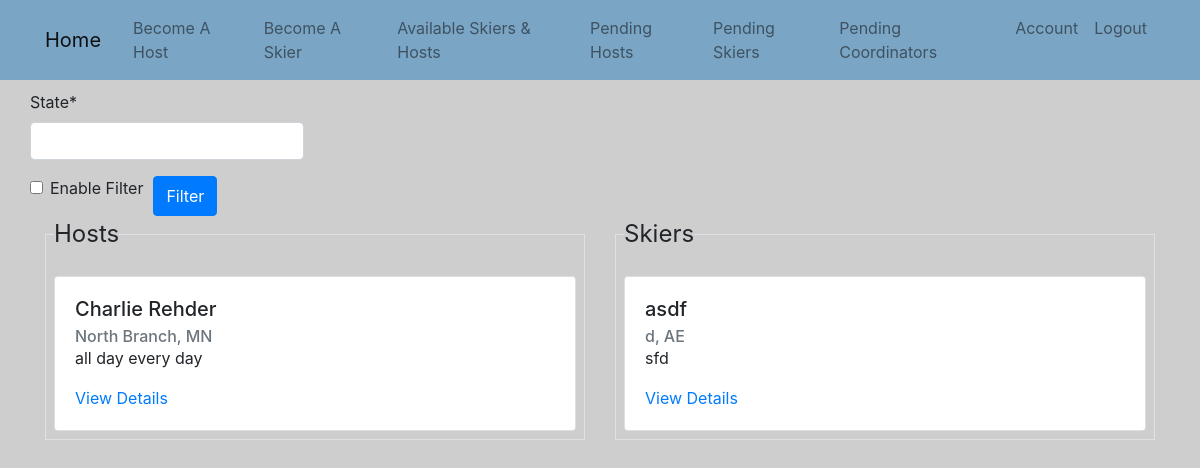
Before: /match/ (signed in) with the older database file.
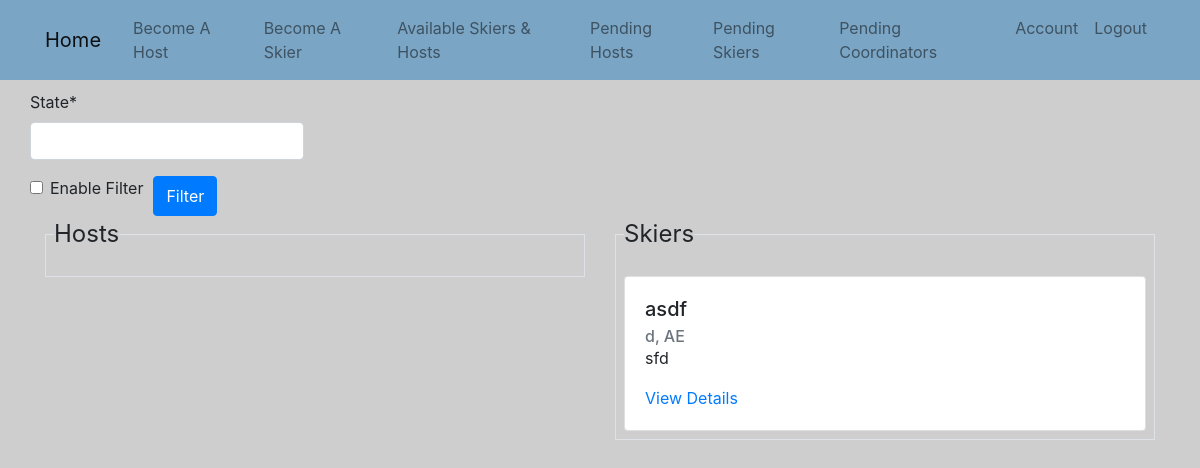
After: the same page with the newer database file.
### host/models.py (models this page shows, shortened)
class Host(models.Model):
    name            = models.CharField(verbose_name="Full Name", max_length=254, null=False)
    email           = models.EmailField(verbose_name="Email", max_length=254, null=False)
    phone_number    = PhoneNumberField(verbose_name="Phone Number", null=False)
    address_1       = models.CharField(verbose_name="Address", max_length=128, null=False)
    address_2       = models.CharField(verbose_name="", max_length=128, blank=True, null=True)
    city            = models.CharField(verbose_name="City", max_length=128, null=False)
    state           = USStateField(verbose_name="State", null=False)
    zip_code        = models.CharField(verbose_name="Zip Code", max_length=10, null=False, validators=[zip_validator])
    events          = MultiSelectField(verbose_name="Events", choices=EVENTS)
    availability    = models.TextField(verbose_name="Availability", null=True)
    notes           = models.TextField(verbose_name="Additional Notes", null=True, blank=True)
    start_date      = models.DateField(verbose_name="Start Date")
    end_date        = models.DateField(verbose_name="End Date")
    image1          = models.ImageField(verbose_name="Site Picture 1", upload_to="./site_pics/", null=True, blank=True)
    image2          = models.ImageField(verbose_name="Site Picture 2", upload_to="./site_pics/", null=True, blank=True)
    image3          = models.ImageField(verbose_name="Site Picture 3", upload_to="./site_pics/", null=True, blank=True)
    approved        = models.BooleanField(default=False, blank=True)

### skier/models.py (models this page shows)
class Skier(models.Model):
    name            = models.CharField(verbose_name="Full Name", max_length=254, null=False)
    email           = models.EmailField(verbose_name="Email", max_length=254, null=False)
    phone_number    = PhoneNumberField(verbose_name="Phone Number", null=False)
    city            = models.CharField(verbose_name="City", max_length=128, null=False)
    state           = USStateField(verbose_name="State", null=False)
    events          = MultiSelectField(verbose_name="Events", choices=EVENTS)
    availability    = models.TextField(verbose_name="Availability", null=True)
    start_date      = models.DateField(verbose_name="Start Date")
    end_date        = models.DateField(verbose_name="End Date")
    university      = models.CharField(verbose_name="Universtiy Affiliation (if applicable)", max_length=254, blank=True, null=True)
    approved        = models.BooleanField(default=False, blank=True)

### main/views.py (the view)
# urls.py: path('match/', main_views.match_view, name='match'),
@login_required
def match_view(request):
    if not request.user.is_authenticated:
        messages.error(request, "You are not signed in")
        return redirect('/')
    if not request.user.approved:
        context = {
            'data' : []
        }
        return render(request, "main/not_approved_coordinator.html", context)
    if request.method == "POST":
        form = StateForm(request.POST)
        if form.is_valid():
            if form.cleaned_data['enable_filter']:
                fstate = form.cleaned_data['state']
                print(f"Filtering on {fstate}")
                queryset = {
                        'hosts' : Host.objects.all().filter(approved=True).filter(state=fstate),
                        'skiers' : Skier.objects.all().filter(approved=True).filter(state=fstate),
                    }
            else: ## Don't want to filter on state
                queryset = {
                    'hosts' : Host.objects.all().filter(approved=True),
                    'skiers': Skier.objects.all().filter(approved=True),
                }
        else: ## Form is not valid
            queryset = {
                    'hosts' : None,
                    'skiers' : None,
                }
    else: ## Method is GET
        queryset = {
                'hosts' : Host.objects.all().filter(approved=True),
                'skiers': Skier.objects.all().filter(approved=True),
            }
    context = {
            'hosts' : queryset['hosts'],
            'skiers' : queryset['skiers'],
            'form' : StateForm(),
        }
    return render(request, "main/match.html", context)

### main/forms.py
class StateForm(forms.Form):
    state           = forms.CharField(widget=USStateSelect)
    enable_filter   = forms.BooleanField(required=False, label="Enable Filter")

### main/templates/main/match.html (shortened to what this page needs)
{% extends "base.html" %}
{% load crispy_forms_tags %}
{% block content %}
<div class="row" style = "margin-top:10px; margin-botton:10px;">
  <div class="col col-md-6 mb-0">
  <form method="POST">
    <div class="row">
      {{ form.state|as_crispy_field }}
    </div>
    <div class="row">
      {{ form.enable_filter|as_crispy_field }}
      <button type="submit" class="btn btn-primary" style="margin-left:10px;">Filter</button>
    </div>
  </form>
  </div>
</div>
<div class="row">
  <div class="col col-md-6 mb-0">
      <div class="content-section">
        <fieldset class="border p-2">
          <legend class="w-auto">Hosts</legend>
          {% for host in hosts %}
	          <div class="card mt-2">
	            <div class="card-body">
	              <h5 class="card-title">{{ host.name }}</h5>
	              <h6 class="card-subtitle text-muted">{{ host.city }}, {{ host.state }}</h6>
	              <p>{{ host.availability }}</p>
		            <a href="{% url 'host-detail' host.id %}" class="card-link">View Details</a>
	            </div>
	          </div>
          {% endfor %}
        </fieldset>
      </div>
  </div>
  <div class="col col-md-6 mb-0">
    <div class="content-section">
      <fieldset class="border p-2">
        <legend class="w-auto">Skiers</legend>
        {% for skier in skiers %}
          <div class="card mt-2">
            <div class="card-body">
              <h5 class="card-title">{{ skier.name }}</h5>
              <h6 class="card-subtitle text-muted">{{ skier.city }}, {{ skier.state }}</h6>
              <p>{{ skier.availability }}</p>
              <a href="{% url 'skier-detail' skier.id %}" class="card-link">View Details</a>
            </div>
          </div>
        {% endfor %}
      </fieldset>
    </div>
  </div>
</div>
{% endblock content %}

Changed rows visible on the page:
removed Host: name "Charlie Rehder", city "North Branch", state "MN", availability "all day every day"
